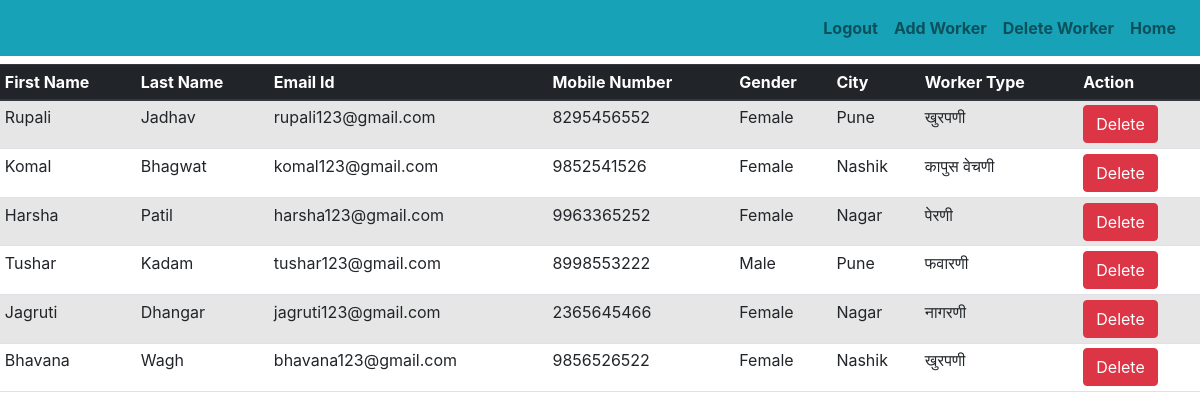
The page /view_Worker_Data on the database as committed earlier.
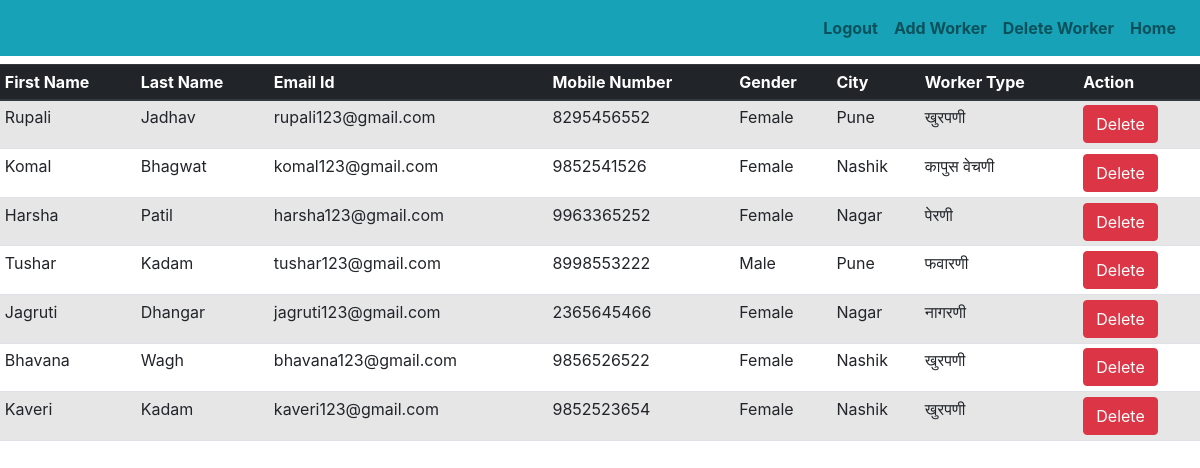
The same page on the database as committed later.
### Home/models.py (models this page shows)
class Register(models.Model):
    First_Name =models.CharField(max_length=50)
    Last_Name=models.CharField(max_length=50)
    Email=models.CharField(max_length=30)
    Password=models.CharField(max_length=20)
    Mobile=models.CharField(max_length=10)
    Gender=models.CharField(max_length=10)
    City=models.CharField(max_length=20)
    Worker_Type=models.CharField(max_length=20)
    Rate=models.CharField(max_length=20)

### Home/views.py (the view)
# urls.py: path('view_Worker_Data',views.view_Worker_Data,name="view_Worker_Data"),
def view_Worker_Data(request):
    worker_Data=Register.objects.all()
    return render(request,"view_Worker_Data.html",{'worker_Data':worker_Data})

### templates/view_Worker_Data.html (shortened to what this page needs)
{% load static %}
<!DOCTYPE html>
<html lang="en">
    <head>
          <link href="https://cdn.jsdelivr.net/npm/bootstrap@5.1.3/dist/css/bootstrap.min.css" rel="stylesheet">
        <link rel="stylesheet" href="{%static 'css/bootstrap.css'%}">
        </head>
<body>
    <nav class="navbar navbar-expand-md navbar-light bg-info   mb-2">
        <div class="collapse navbar-collapse " id="collapsibleNavbar">
          <ul class="navbar-nav ml-auto">
            <li class="nav-item">
              <a class="nav-link font-weight-bold" href="{% url 'admin_Logout' %}">Logout</a>
            </li>
            <li class="nav-item">
              <a class="nav-link font-weight-bold" href="{% url 'register' %}">Add Worker</a>
            </li>
            <li class="nav-item">
              <a class="nav-link font-weight-bold " href="#">Delete Worker</a>
            </li>
            <li class="nav-item">
              <a class="nav-link font-weight-bold" href="/">Home</a>
            </li>
          </ul>
        </div>
      </nav>
    <table class="table table-striped table--bordered table-sm">
        <thead class="thead-dark">
            <tr>
                <th>First Name</th>
                <th>Last Name</th>
                <th>Email Id</th>
                <th>Mobile Number</th>
                <th>Gender</th>
                <th>City</th>
                <th>Worker Type</th>
                <th>Action</th>
            </tr>
        </thead>
        {% for worker in worker_Data %}
            <tr>
                <td>{{worker.First_Name}}</td>
                <td>{{worker.Last_Name}}</td>
                <td>{{worker.Email}}</td>
                <td>{{worker.Mobile}}</td>
                <td>{{worker.Gender}}</td>
                <td>{{worker.City}}</td>
                <td>{{worker.Worker_Type}}</td>
                <td><a href="/delete_Worker/{{worker.id}}" onclick="" class="btn btn-danger">Delete</a></td>
            </tr>
            {% endfor%}
    </table>
</body>
</html>

Rows that differ between the two databases and show on the page:
added Register: First_Name "Kaveri", Last_Name "Kadam", Email "kaveri123@gmail.com", Mobile "9852523654", Gender "Female", City "Nashik", Worker_Type "खुरपणी"
